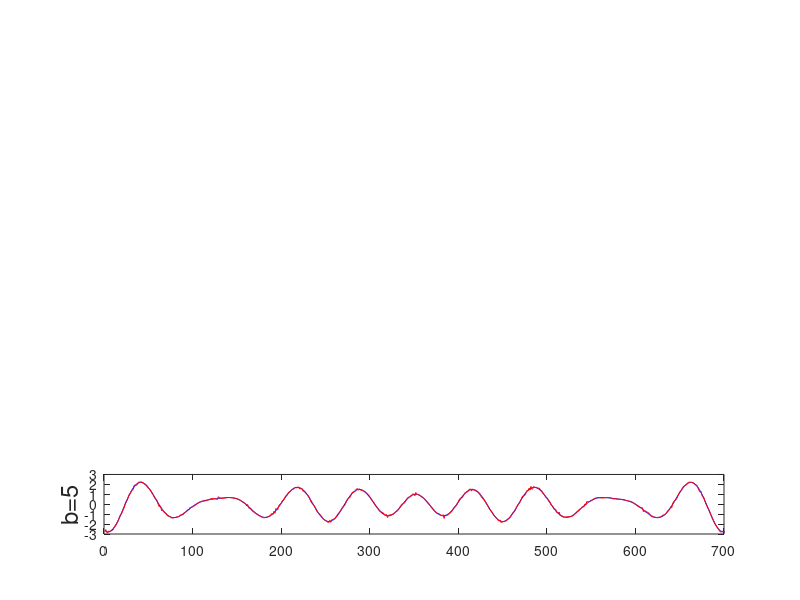
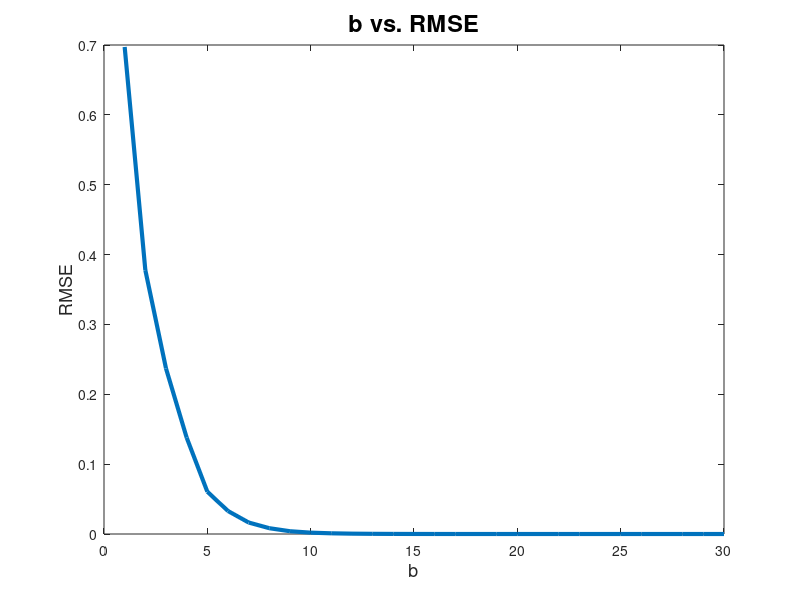

Reproduce these figures in MATLAB, in order.
%Program 11.1 Audio codec
%Problem 3 with windowing

clear all; %close all

n=32;                                 % length of window
nb=127;                               % number of windows; must be > 1
b=5; L=5;                             % quantization information
q=2*L/(2^b-1);                        % b bits on interval [-L, L]
for i=1:n                             % form the MDCT matrix
  for j=1:2*n
    M(i,j)= cos((i-1+1/2)*(j-1+1/2+n/2)*pi/n);
  end
end
M=sqrt(2/n)*M;
N=M';                                 % inverse MDCT

% problem 2 windowing

maxi=5;
outt=[];
x=0;
for i=[5/3,2/1,3/2]   % hear the sound of the sample from f=1 to f=4
    Fs=8192;f=i;                          % Fs=sampling rate, f is multiple of base freq.
    x1=cos((1:4096)*pi*64*f/4096);         % test signal
    x=x+x1;
end

sound(x,Fs);pause(1);

out=[];
for k=1:nb                            % loop over windows
  x0=x(1+(k-1)*n:2*n+(k-1)*n)';
  y0=M*x0;
  y1=round(y0/q);                     % transform components quantized
  y2=y1*q;                            %                and dequantized
  w(:,k)=N*y2;                        % invert the MDCT
  if(k>1)
      w2=w(n+1:2*n,k-1);w3=w(1:n,k);
      out=[out;(w2+w3)/2];            % collect the reconstructed signal
  end
end

% plot(out,'r');pause(1);legend('original','reconstructed'); axis([0 500 -1.7 1.7])
% ylabel(sprintf('f=%d',i),'fontsize',17)
% sound(out,Fs)                         % play the reconstruct
% pause(1)

sound(out,Fs);
subplot(5,1,5)
plot(x(n+1:4096-n),'b')
hold on
plot(out,'r')
hold off
axis([0 700 -3 3])
ylabel('b=5','fontsize',17)
size(x(n+1:4096-n))
size(out)




for b=1:30   % Plot RMSE with window function
       
n=32;                                 % length of window
nb=127;                               % number of windows; must be > 1
L=5;                             % quantization information
q=2*L/(2^b-1);                        % b bits on interval [-L, L]
for i=1:n                             % form the MDCT matrix
  for j=1:2*n
    M(i,j)= cos((i-1+1/2)*(j-1+1/2+n/2)*pi/n);
  end
end
M=sqrt(2/n)*M;
N=M';                                 % inverse MDCT

outt=[];
x=0;
for i=[5/3,2/1,3/2]   % hear the sound of the sample from f=1 to f=4
    Fs=8192;f=i;                          % Fs=sampling rate, f is multiple of base freq.
    x1=cos((1:4096)*pi*64*f/4096);         % test signal
    x=x+x1;
end

out=[];
for k=1:nb                            % loop over windows
  x0=x(1+(k-1)*n:2*n+(k-1)*n)';
  y0=M*x0;
  y1=round(y0/q);                     % transform components quantized
  y2=y1*q;                            %                and dequantized
  w(:,k)=N*y2;                        % invert the MDCT
  if(k>1)
      w2=w(n+1:2*n,k-1);w3=w(1:n,k);
      out=[out;(w2+w3)/2];            % collect the reconstructed signal
  end
end

[sizeout,~]=size(out);
rmse(b)=sqrt(sum((x(n+1:4096-n)-out').^2)/sizeout);

end

figure(2)
plot(rmse,'linewidth',3)
xlabel('b','fontsize',13)
ylabel('RMSE','fontsize',13)
title('b vs. RMSE','fontsize',17)
